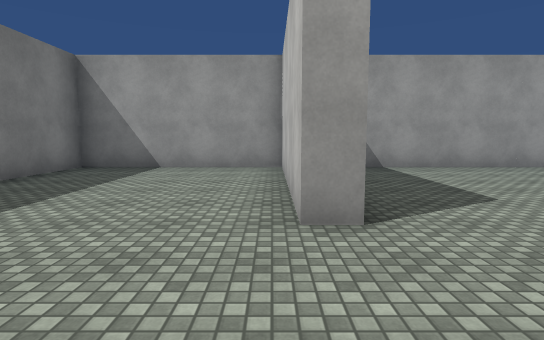
view 1 (above)

23 first-person views from a walk through a scene from a Unity 3-D project. The camera is 1.4 m above the floor, tilts 6° down and sees 80° across. The floor is counted in squares, 2 m on a side. Each view is taken from the middle of a square. On the plan, view 1 faces up. The plan holds only what a view shows up to about 10 squares ahead; the rest is blank. Surface patterns are stand-ins for the level's own textures.

view 2
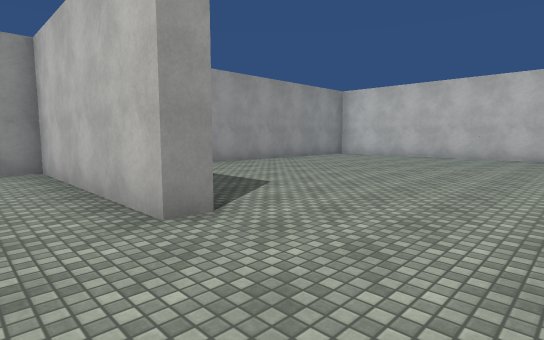

view 3
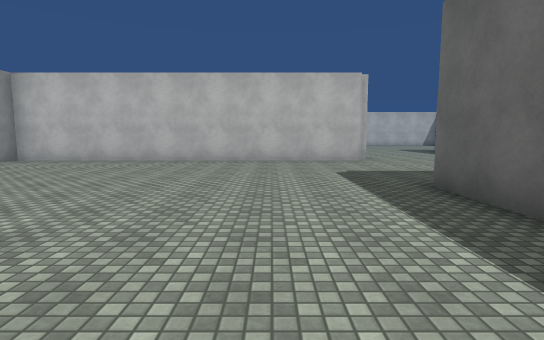

view 4
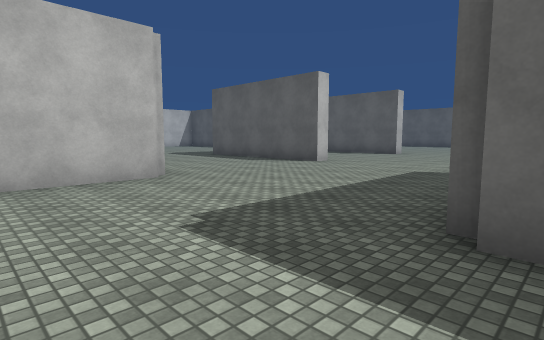

view 5
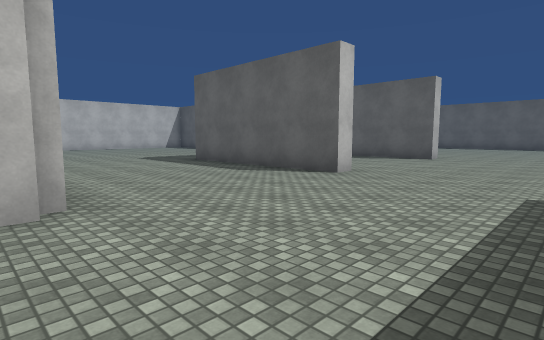

view 6
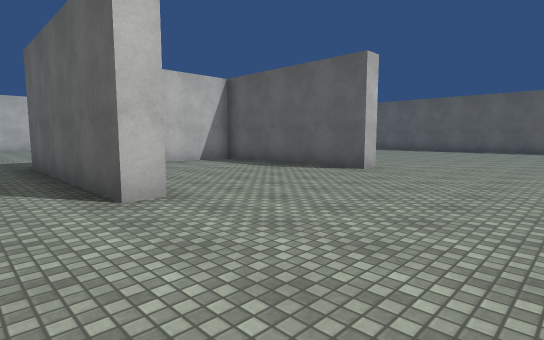

view 7
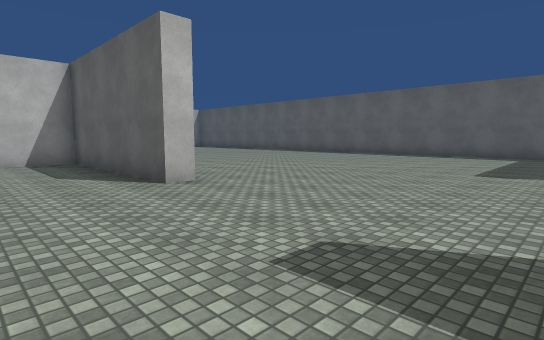

view 8
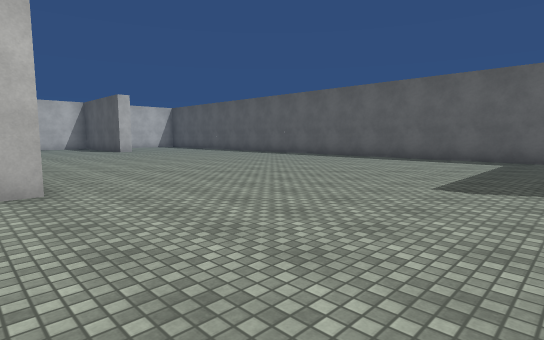

view 9
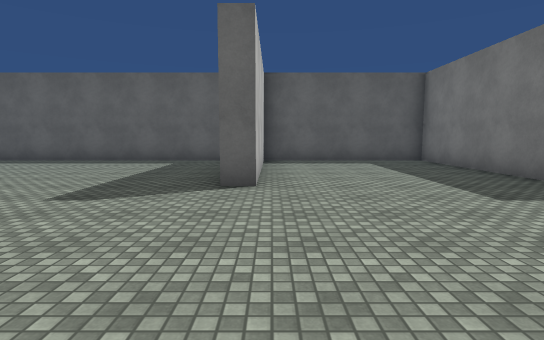

view 10
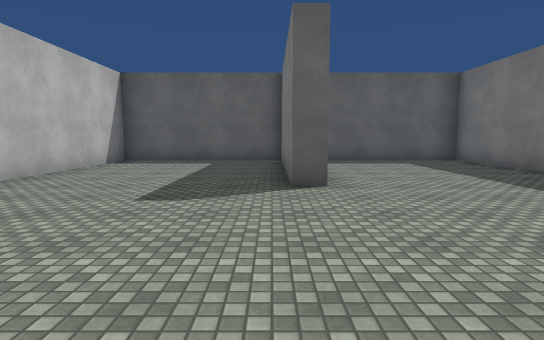

view 11
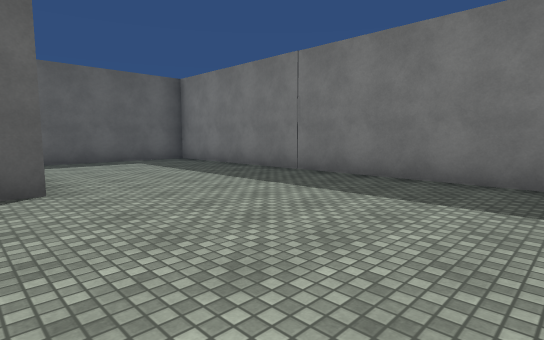

view 12
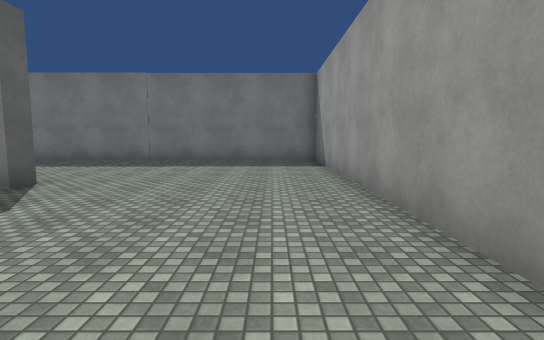

view 13
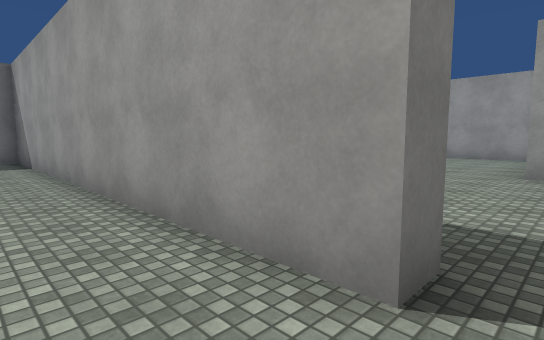

view 14
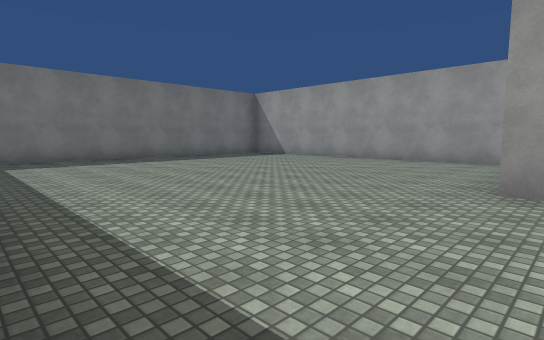

view 15
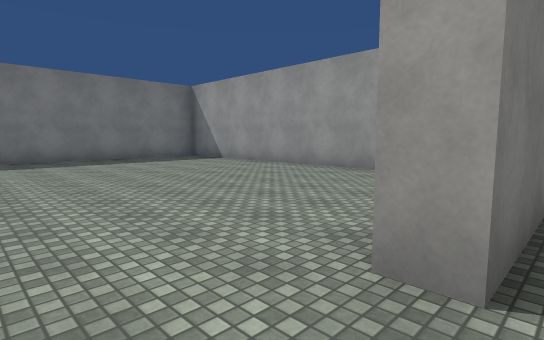

view 16
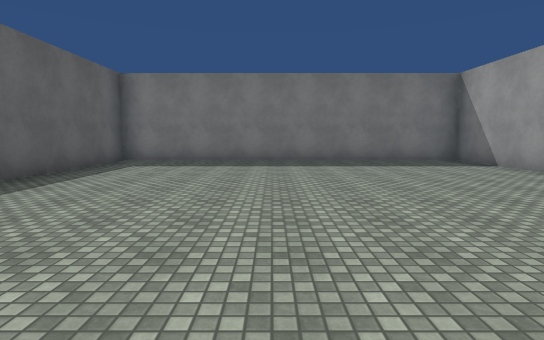

view 17
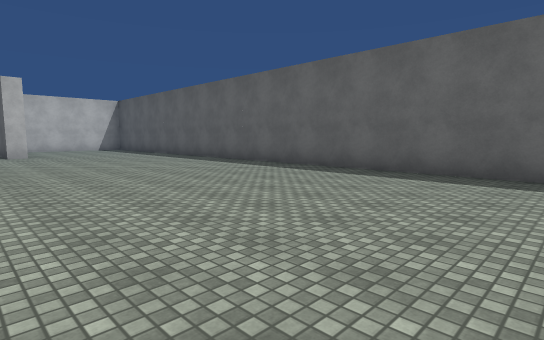

view 18
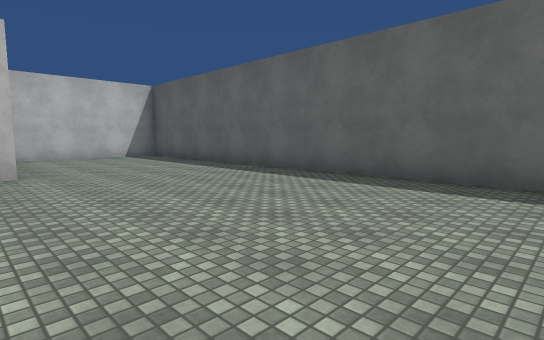

view 19
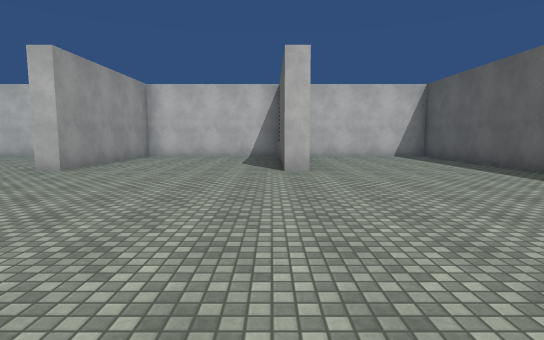

view 20
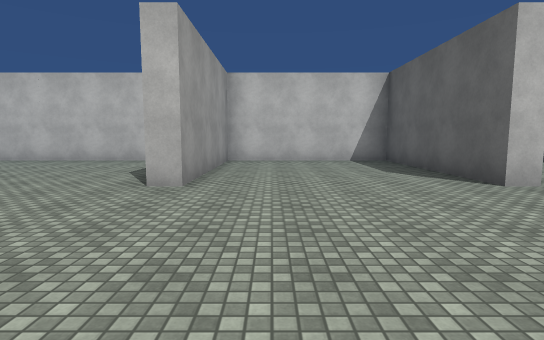

view 21
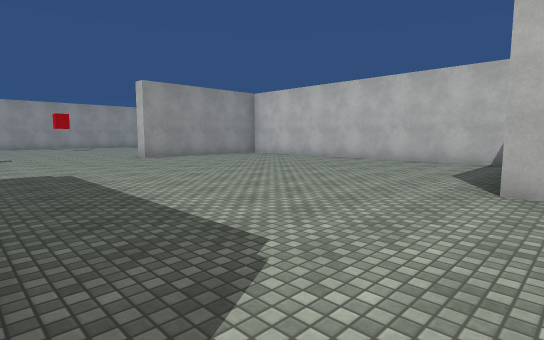

view 22
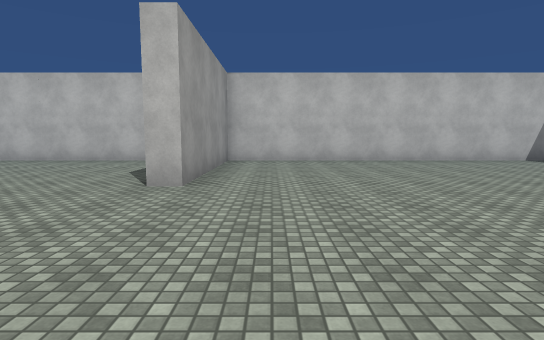

view 23
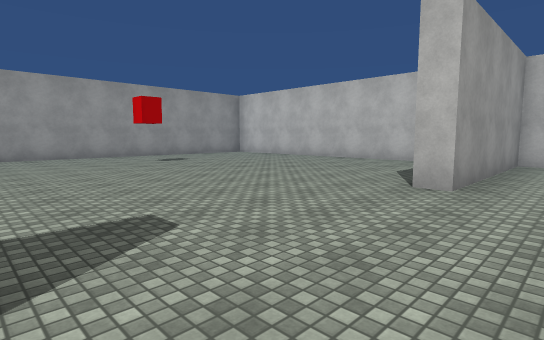

### Floor plan
Points are (right, up) in squares from view 1. A wall is a line through its corners. A room is listed if a view was taken in it or the views show most of it. See-through windows are left out.
Room 1 (views 1, 2, 3, 4, 5, 6, 7, 8, 9, 10, 11, 12, 13, 14, 15, 16, 17, 18, 19, 20, 21, 22, 23)
walls: (10.5, -7.9) (10.5, -7.3) (15.5, -7.3); (10.5, -12.9) (10.5, -12.3) (15.2, -12.3) (15.2, -10.1); (10.2, -2.6) (10.2, 7.2) (9.6, 7.2); (5.7, -5.6) (5.7, -7.5) (5.1, -7.5); (5.5, -12.1) (5.5, -12.7) (-4.3, -12.7) (-4.3, -22.3) (-0.5, -22.3); (4.8, -2.7) (-4.3, -2.7) (-4.3, -12.3) (0, -12.3); (3.6, -2.3) (5.5, -2.3); (20.5, -17.9) (20.5, -17.3) (25.2, -17.3) (25.2, -12.7) (20.5, -12.7) (20.5, -12.3); (0.1, -17.5) (0.7, -17.5) (0.7, -22.3) (5.2, -22.3) (5.2, -17.5) (5.8, -17.5); (0.8, 2.5) (0.2, 2.5) (0.2, 7.2) (-4.3, 7.2) (-4.3, 5); (25.2, -11.8) (25.2, -2.7) (20.5, -2.7) (20.5, -2.3); (6.4, -22.3) (24.1, -22.3); (6.1, 7.2) (2, 7.2); (25.2, -0.5) (25.2, 3.8); (19, 7.2) (17, 7.2); (25.2, -20.1) (25.2, -18.2)

Where each view was taken, in squares from view 1:
view 1: 0 up, 0 right, facing up
view 2: 0 up, 1 left, facing up-right
view 3: 0 up, 1 right, facing right
view 4: 0 up, 5 right, facing down-right
view 5: 2 down, 7 right, facing down-right
view 6: 6 down, 7 right, facing down-right
view 7: 10 down, 6 right, facing down-right
view 8: 12 down, 6 right, facing down-right
view 9: 13 down, 5 right, facing down
view 10: 13 down, 1 right, facing down
view 11: 13 down, 1 right, facing down-left
view 12: 14 down, 5 right, facing left
view 13: 14 down, 6 right, facing up-left
view 14: 12 down, 6 right, facing up-left
view 15: 9 down, 6 right, facing up-left
view 16: 8 down, 5 right, facing left
view 17: 16 down, 8 right, facing down-right
view 18: 17 down, 14 right, facing down-right
view 19: 17 down, 14 right, facing right
view 20: 14 down, 16 right, facing right
view 21: 13 down, 16 right, facing up-right
view 22: 4 down, 16 right, facing right
view 23: 4 down, 16 right, facing up-right
